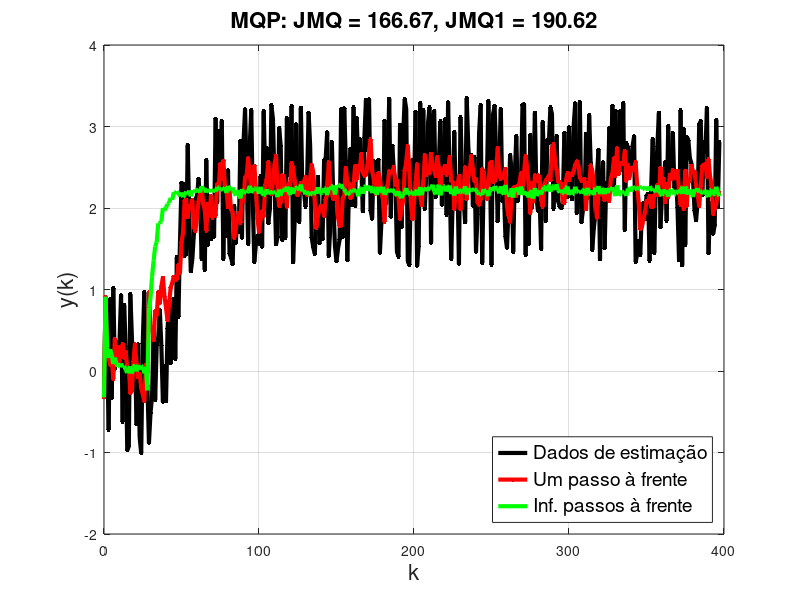

Recreate this plot in MATLAB.
% Carregar o arquivo .mat
load('dados.mat');

% Definir as variáveis u e y a partir das colunas de Z
u = Z(:, 2); % Segunda coluna de Z é o sinal de entrada
y = Z(:, 3); % Terceira coluna de Z é o sinal de saída

% Verificar tamanho mínimo de y e u
if length(y) < 4 || length(u) < 3
    error('Os vetores y e u precisam ter pelo menos 4 e 3 elementos, respectivamente.');
end

% Construir a matriz Psi e o vetor y1
Psi = [y(1:end-3), y(2:end-2), y(3:end-1), u(2:end-2), u(3:end-1)];
y1 = y(4:end);

% Estimar os parâmetros (tetaChapeu)
tetaChapeu = (Psi' * Psi) \ (Psi' * y1);

% Estimação de yChapeu (um passo à frente)
yChapeu = y;
yChapeu(4:end) = Psi * tetaChapeu;
csiMQ = y - yChapeu;
JMQ = csiMQ' * csiMQ;

% Estimação de yChapeu1 (infinitos passos à frente)
yChapeu1 = y;
for i = 4:length(yChapeu1)
    yChapeu1(i) = ...
        tetaChapeu(1) * yChapeu1(i-3) + ...
        tetaChapeu(2) * yChapeu1(i-2) + ...
        tetaChapeu(3) * yChapeu1(i-1) + ...
        tetaChapeu(4) * u(i-2) + ...
        tetaChapeu(5) * u(i-1);
end
csiMQ1 = y - yChapeu1;
JMQ1 = csiMQ1' * csiMQ1;

% Plot dos resultados
figure;
plot(0:length(y)-1, y, 'k.-', 'LineWidth', 3, 'MarkerSize', 10); hold on; grid on;
plot(0:length(yChapeu)-1, yChapeu, 'r.-', 'LineWidth', 3, 'MarkerSize', 10);
plot(0:length(yChapeu1)-1, yChapeu1, 'g-', 'LineWidth', 3);

% Configuração do gráfico
xlabel('k', 'FontSize', 16);
ylabel('y(k)', 'FontSize', 16);
legend({'Dados de estimação', 'Um passo à frente', 'Inf. passos à frente'}, ...
       'FontSize', 14, 'Location', 'SouthEast');
title(sprintf('MQP: JMQ = %.2f, JMQ1 = %.2f', JMQ, JMQ1), 'FontSize', 16);
